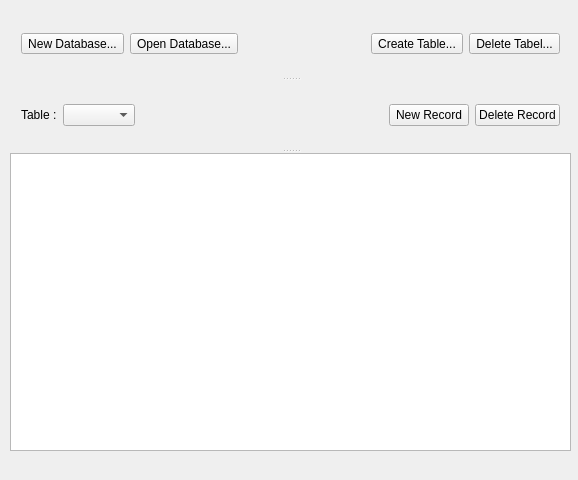
<?xml version="1.0" encoding="UTF-8"?>
<ui version="4.0">
 <class>MainWindow</class>
 <widget class="QMainWindow" name="MainWindow">
  <property name="geometry">
   <rect>
    <x>0</x>
    <y>0</y>
    <width>578</width>
    <height>480</height>
   </rect>
  </property>
  <property name="windowTitle">
   <string>MainWindow</string>
  </property>
  <widget class="QWidget" name="centralWidget">
   <widget class="QSplitter" name="splitter">
    <property name="geometry">
     <rect>
      <x>10</x>
      <y>10</y>
      <width>561</width>
      <height>441</height>
     </rect>
    </property>
    <property name="orientation">
     <enum>Qt::Vertical</enum>
    </property>
    <widget class="QWidget" name="">
     <layout class="QHBoxLayout" name="horizontalLayout">
      <item>
       <widget class="QToolButton" name="NewDatabase">
        <property name="text">
         <string>New Database...</string>
        </property>
       </widget>
      </item>
      <item>
       <widget class="QToolButton" name="OpenDatabase">
        <property name="text">
         <string>Open Database...</string>
        </property>
       </widget>
      </item>
      <item>
       <spacer name="horizontalSpacer">
        <property name="orientation">
         <enum>Qt::Horizontal</enum>
        </property>
        <property name="sizeHint" stdset="0">
         <size>
          <width>58</width>
          <height>20</height>
         </size>
        </property>
       </spacer>
      </item>
      <item>
       <widget class="QToolButton" name="CreateTable">
        <property name="text">
         <string>Create Table...</string>
        </property>
       </widget>
      </item>
      <item>
       <widget class="QToolButton" name="DeleteTable">
        <property name="text">
         <string>Delete Tabel...</string>
        </property>
       </widget>
      </item>
     </layout>
    </widget>
    <widget class="QWidget" name="">
     <layout class="QHBoxLayout" name="horizontalLayout_2">
      <item>
       <widget class="QLabel" name="label">
        <property name="text">
         <string>Table :</string>
        </property>
       </widget>
      </item>
      <item>
       <widget class="QComboBox" name="comboBox"/>
      </item>
      <item>
       <spacer name="horizontalSpacer_2">
        <property name="orientation">
         <enum>Qt::Horizontal</enum>
        </property>
        <property name="sizeHint" stdset="0">
         <size>
          <width>128</width>
          <height>20</height>
         </size>
        </property>
       </spacer>
      </item>
      <item>
       <widget class="QPushButton" name="pushButtonNewRecord">
        <property name="text">
         <string>New Record</string>
        </property>
       </widget>
      </item>
      <item>
       <widget class="QPushButton" name="pushButtonDeleteRecord">
        <property name="text">
         <string>Delete Record</string>
        </property>
       </widget>
      </item>
     </layout>
    </widget>
    <widget class="QTableView" name="tableView"/>
   </widget>
   <widget class="QWidget" name="">
    <property name="geometry">
     <rect>
      <x>9</x>
      <y>450</y>
      <width>551</width>
      <height>19</height>
     </rect>
    </property>
    <layout class="QFormLayout" name="formLayout">
     <item row="0" column="0">
      <widget class="QLabel" name="label_2">
       <property name="enabled">
        <bool>true</bool>
       </property>
       <property name="text">
        <string>Status: </string>
       </property>
      </widget>
     </item>
     <item row="0" column="1">
      <widget class="QLabel" name="status">
       <property name="text">
        <string/>
       </property>
      </widget>
     </item>
    </layout>
   </widget>
  </widget>
 </widget>
 <layoutdefault spacing="6" margin="11"/>
 <resources/>
 <connections/>
</ui>
